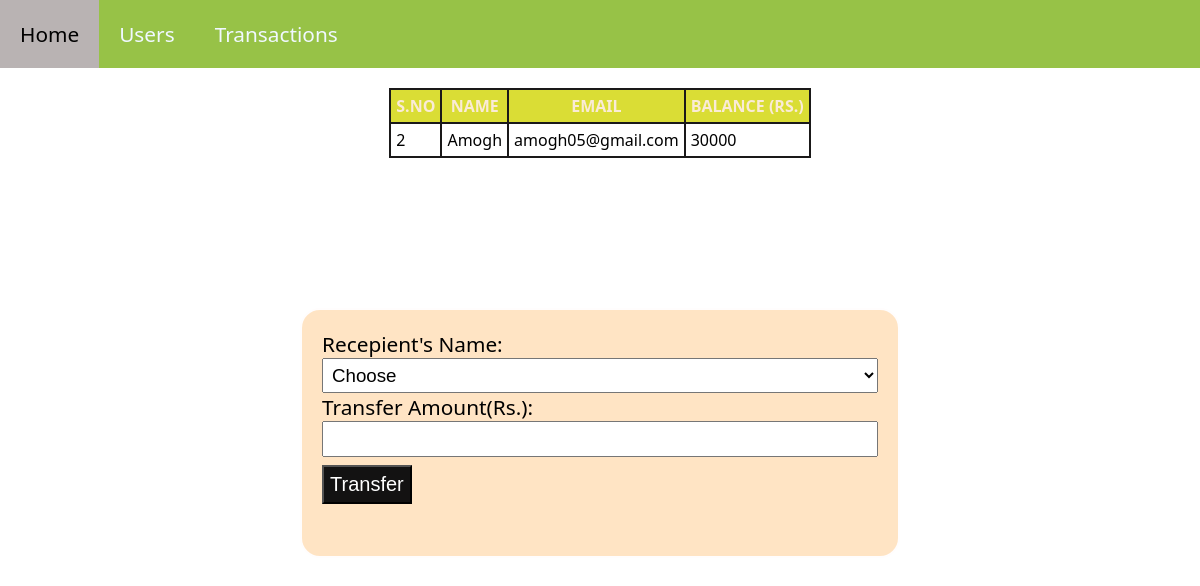
The page /transfer.php?id=2 on the database its author committed.
### tables this page shows
CREATE TABLE `users` (
  `id` int(3) NOT NULL,
  `name` text NOT NULL,
  `email` varchar(30) NOT NULL,
  `balance` int(8) NOT NULL
);

### transfer.php (the view, shortened to what this page needs)
<?php include'navbar.php';
?>
<?php
  include 'config.php';
  ?>
  <!DOCTYPE html>
<html>
<head>
    <link rel="stylesheet" href="index.css" />
  </head>
<body>
    <?php
    $sid=$_GET['id'];
    $sql="SELECT * FROM users WHERE id='$sid'";
    $result=$conn->query($sql);
    $row=mysqli_fetch_assoc($result);
     ?>
<table>
    <tr>
        <th>S.NO</th>
        <th>NAME</th>
        <th>EMAIL</th>
        <th>BALANCE (RS.)</th>
    <tr>
    <tr>
        <td><?php echo $row['id'];?></td>
        <td><?php echo $row['name'];?></td>
        <td><?php echo $row['email'];?></td>
        <td><?php echo $row['balance'];?></td>
    </tr>
    </table>
<div class="form">
    <form method="post">
        Recepient's Name:
        <br>
        <select id="user" name="user">
            <option value="" selected disabled>Choose</option>
        </select>
        <br>
        Transfer Amount(Rs.):
        <br>
        <input type="text" name="amount" required>
        <br>
        <input type="submit"  name="submit" value="Transfer">
    </form>
</div>
</body>
</html>

### index.css (style rules this page uses)
* { margin: 0; padding: 0; box-sizing: border-box; }
html { font-size: 1.3rem; font-family: "Segoe UI", Tahoma, Geneva, Verdana, sans-serif; }
table, th, td { border: 2px solid rgb(26, 25, 25); border-collapse: collapse; }
th, td { padding: 5px; }
table { margin: 20px auto; }
tr:nth-child(even) { background-color: rgb(197, 194, 194); }
th { background-color: rgb(218, 221, 53); color: antiquewhite; }
.form { border: 2px solid rgb(255, 253, 253); border-radius: 20px; width: 50%; height: 250px; margin: 150px auto; padding: 20px; background-color: bisque; }
.form input[type="text"], select { width: 100%; padding: 5px; font-size: 0.9rem; }
.form input[type="submit"] { text-align: center; font-size: 20px; font-weight: 400; background-color: rgb(19, 18, 18); color: white; margin: 8px auto; cursor: pointer; padding: 6px; }

### transfer.php (style rules this page uses)
body { background-image:url('Img/transfer.jpg'); background-size:cover; }

### rows shown on the page
users: id "2", name "Amogh", email "amogh05@gmail.com", balance "30000"
